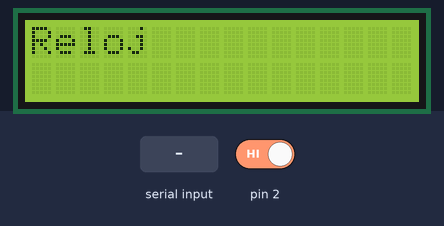
A sketch run on a simulated Arduino Uno, built with avr-gcc and run on an emulated ATmega328P. Parts: 16×2 character LCD. Inputs (shaded band) come from the test bench; at power-on: pin 2 HIGH. EEPROM starts erased; what the sketch prints to the serial monitor is not drawn.

Above: at 0.1 s.
At 1.6 s:
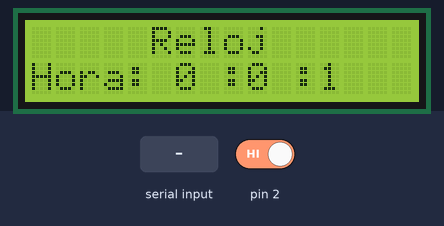
1.7 s: pin 2 driven LOW
At 2.8 s:
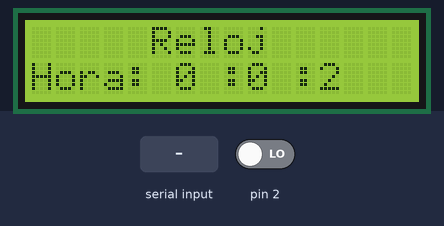
3.5 s: "1,90,45\n" received over Serial
Timing chart, 0 to 6.5 s (numbered marks = the images above; inputs shaded):
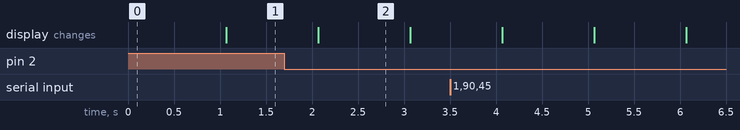

The sketch:

Deber_Reloj_Alarma.ino
```cpp
#include <MsTimer2.h>
#include <EEPROM.h>
#include <LiquidCrystal.h>

const int rs = 12, en = 10, d4 = 9, d5 = 8, d6 = 7, d7 = 6; // pines lcd16x2
LiquidCrystal lcd(rs, en, d4, d5, d6, d7);

int horas=0;    //variable hotas
int minutos=0;  //varaible minutos
int segundos=0; // variable segundos
int tam;
int i;
int j;
int k;
int s,m,h;
String valor;
void setup() {

    Serial.begin(9600); //inicia comunicaion serial
    lcd.begin(16,2);    //iniciar lcd
    attachInterrupt(0,detener,FALLING);
    MsTimer2::set(1000, reloj);//tiempo
    MsTimer2::start();
    i=EEPROM.read(1);
    j=EEPROM.read(2);
    k=EEPROM.read(3);
  lcd.setCursor(0,0);
  lcd.print("Reloj");
   Serial.print("Alarma:");
   Serial.print(EEPROM.read(1));
   Serial.print(":");
   Serial.print(EEPROM.read(2));
   Serial.print(":");
   Serial.print(EEPROM.read(3));

   Serial.println(" ");
   Serial.println("Ingrese  Alarma");
   Serial.println("17:00:00");
}
void loop() {
  // put your main code here, to run repeatedly:
     if(Serial.available()>0){
  valor=Serial.readString();
  tam=valor.length();
  if(tam==8){
    h=valor.substring(0,2).toInt();
    m=valor.substring(3,5).toInt();
    s=valor.substring(6,8).toInt();


    if((h<=24 and h>=0)and(m<=60 and m>=0)and(s<=60 and h>=0)){

      Serial.println("alarma almacenada");
   Serial.println(" ");
   Serial.print(h);
   Serial.print(":");
   Serial.print(m);
   Serial.print(":");
   Serial.print(s);
       EEPROM.write(1,h);
       EEPROM.write(2,m);
       EEPROM.write(3,s);
      }
         else{
  Serial.println("Ingrese Alarma");
  Serial.println("17:00:00");
              }
    }
  }
}

void graficar(){
   lcd.setCursor(7,0);
   lcd.print("Reloj");
   lcd.clear();
   lcd.setCursor(5,0);
   lcd.print("Reloj");
   lcd.setCursor(0,1);
   lcd.print("Hora: ");
    lcd.setCursor(6,1); //posiscion donde se imprime
   lcd.print(horas);    //Imprimer la hora
   lcd.setCursor(8,1);  //posiscion donde se imprime
   lcd.print(": ");
   lcd.setCursor(9,2);  //posiscion donde se imprime
   lcd.print(minutos);  //Imprimer los minutos
   lcd.setCursor(11,2);
   lcd.print(": ");     //posiscion donde se imprime
   lcd.setCursor(12,2); //posiscion donde se imprime
   lcd.print(segundos); //Imprimer los segundos

    if((h==horas)and(m==minutos)and(s==segundos)){
    Serial.println("Alarma");
     }
}
void reloj(){

  segundos++;
  if(segundos>=60){
    segundos=0;
    minutos++;
    }
  if(minutos>=60){
    minutos=0;
    horas++;
    }
  if(horas>=24){
    horas=0;
     }
 graficar();
 }
void detener(){
  Serial.println("Alarma Apagada");
  h=0;
  m=0;
  s=0;
}
```

Measured:
- what the display in image 2 shows lasts 1.0 s, from 2.1 s to 3.1 s
